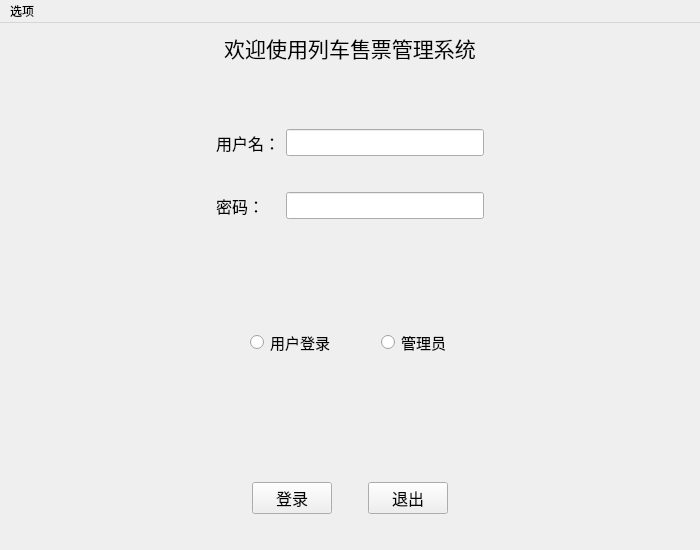
<?xml version="1.0" encoding="UTF-8"?>
<ui version="4.0">
 <class>Login</class>
 <widget class="QMainWindow" name="Login">
  <property name="geometry">
   <rect>
    <x>0</x>
    <y>0</y>
    <width>700</width>
    <height>550</height>
   </rect>
  </property>
  <property name="font">
   <font>
    <family>黑体</family>
   </font>
  </property>
  <property name="windowTitle">
   <string>登录</string>
  </property>
  <widget class="QWidget" name="centralwidget">
   <layout class="QVBoxLayout" name="verticalLayout">
    <item>
     <widget class="QLabel" name="label_3">
      <property name="sizePolicy">
       <sizepolicy hsizetype="Preferred" vsizetype="Fixed">
        <horstretch>0</horstretch>
        <verstretch>0</verstretch>
       </sizepolicy>
      </property>
      <property name="font">
       <font>
        <family>Microsoft YaHei UI</family>
        <pointsize>16</pointsize>
       </font>
      </property>
      <property name="text">
       <string>欢迎使用列车售票管理系统</string>
      </property>
      <property name="alignment">
       <set>Qt::AlignCenter</set>
      </property>
     </widget>
    </item>
    <item>
     <spacer name="verticalSpacer_2">
      <property name="orientation">
       <enum>Qt::Vertical</enum>
      </property>
      <property name="sizeType">
       <enum>QSizePolicy::Preferred</enum>
      </property>
      <property name="sizeHint" stdset="0">
       <size>
        <width>20</width>
        <height>50</height>
       </size>
      </property>
     </spacer>
    </item>
    <item>
     <widget class="QWidget" name="widget" native="true">
      <property name="sizePolicy">
       <sizepolicy hsizetype="Preferred" vsizetype="Fixed">
        <horstretch>0</horstretch>
        <verstretch>0</verstretch>
       </sizepolicy>
      </property>
      <layout class="QGridLayout" name="gridLayout">
       <item row="2" column="1">
        <widget class="QLabel" name="label_2">
         <property name="font">
          <font>
           <family>黑体</family>
           <pointsize>12</pointsize>
          </font>
         </property>
         <property name="text">
          <string>密码：</string>
         </property>
        </widget>
       </item>
       <item row="2" column="2">
        <widget class="QLineEdit" name="pswLine">
         <property name="font">
          <font>
           <family>Segoe UI</family>
           <pointsize>12</pointsize>
          </font>
         </property>
         <property name="text">
          <string/>
         </property>
         <property name="echoMode">
          <enum>QLineEdit::Password</enum>
         </property>
        </widget>
       </item>
       <item row="0" column="1">
        <widget class="QLabel" name="label">
         <property name="font">
          <font>
           <family>黑体</family>
           <pointsize>12</pointsize>
          </font>
         </property>
         <property name="text">
          <string>用户名：</string>
         </property>
        </widget>
       </item>
       <item row="0" column="2">
        <widget class="QLineEdit" name="usnLine">
         <property name="font">
          <font>
           <family>Segoe UI</family>
           <pointsize>12</pointsize>
          </font>
         </property>
         <property name="text">
          <string/>
         </property>
        </widget>
       </item>
       <item row="0" column="0">
        <spacer name="horizontalSpacer_4">
         <property name="orientation">
          <enum>Qt::Horizontal</enum>
         </property>
         <property name="sizeHint" stdset="0">
          <size>
           <width>40</width>
           <height>20</height>
          </size>
         </property>
        </spacer>
       </item>
       <item row="0" column="3">
        <spacer name="horizontalSpacer_5">
         <property name="orientation">
          <enum>Qt::Horizontal</enum>
         </property>
         <property name="sizeHint" stdset="0">
          <size>
           <width>40</width>
           <height>20</height>
          </size>
         </property>
        </spacer>
       </item>
       <item row="1" column="2">
        <spacer name="verticalSpacer">
         <property name="orientation">
          <enum>Qt::Vertical</enum>
         </property>
         <property name="sizeType">
          <enum>QSizePolicy::Fixed</enum>
         </property>
         <property name="sizeHint" stdset="0">
          <size>
           <width>30</width>
           <height>30</height>
          </size>
         </property>
        </spacer>
       </item>
      </layout>
      <zorder>label</zorder>
      <zorder>usnLine</zorder>
      <zorder>label_2</zorder>
      <zorder>pswLine</zorder>
      <zorder>horizontalSpacer_4</zorder>
      <zorder>horizontalSpacer_5</zorder>
      <zorder>verticalSpacer</zorder>
     </widget>
    </item>
    <item>
     <spacer name="verticalSpacer_5">
      <property name="orientation">
       <enum>Qt::Vertical</enum>
      </property>
      <property name="sizeHint" stdset="0">
       <size>
        <width>20</width>
        <height>40</height>
       </size>
      </property>
     </spacer>
    </item>
    <item>
     <widget class="QWidget" name="widget_3" native="true">
      <layout class="QHBoxLayout" name="horizontalLayout_2">
       <item>
        <spacer name="horizontalSpacer_6">
         <property name="orientation">
          <enum>Qt::Horizontal</enum>
         </property>
         <property name="sizeHint" stdset="0">
          <size>
           <width>40</width>
           <height>20</height>
          </size>
         </property>
        </spacer>
       </item>
       <item>
        <widget class="QRadioButton" name="users">
         <property name="font">
          <font>
           <pointsize>11</pointsize>
          </font>
         </property>
         <property name="text">
          <string>用户登录</string>
         </property>
        </widget>
       </item>
       <item>
        <spacer name="horizontalSpacer_8">
         <property name="orientation">
          <enum>Qt::Horizontal</enum>
         </property>
         <property name="sizeType">
          <enum>QSizePolicy::Minimum</enum>
         </property>
         <property name="sizeHint" stdset="0">
          <size>
           <width>40</width>
           <height>20</height>
          </size>
         </property>
        </spacer>
       </item>
       <item>
        <widget class="QRadioButton" name="admin">
         <property name="font">
          <font>
           <pointsize>11</pointsize>
          </font>
         </property>
         <property name="text">
          <string>管理员</string>
         </property>
        </widget>
       </item>
       <item>
        <spacer name="horizontalSpacer_7">
         <property name="orientation">
          <enum>Qt::Horizontal</enum>
         </property>
         <property name="sizeHint" stdset="0">
          <size>
           <width>40</width>
           <height>20</height>
          </size>
         </property>
        </spacer>
       </item>
      </layout>
     </widget>
    </item>
    <item>
     <spacer name="verticalSpacer_4">
      <property name="orientation">
       <enum>Qt::Vertical</enum>
      </property>
      <property name="sizeHint" stdset="0">
       <size>
        <width>20</width>
        <height>40</height>
       </size>
      </property>
     </spacer>
    </item>
    <item>
     <widget class="QStackedWidget" name="stackedWidget">
      <property name="currentIndex">
       <number>1</number>
      </property>
      <widget class="QWidget" name="page">
       <layout class="QHBoxLayout" name="horizontalLayout_3">
        <item>
         <widget class="QWidget" name="widget_2" native="true">
          <property name="sizePolicy">
           <sizepolicy hsizetype="Preferred" vsizetype="Fixed">
            <horstretch>0</horstretch>
            <verstretch>0</verstretch>
           </sizepolicy>
          </property>
          <layout class="QHBoxLayout" name="horizontalLayout">
           <item>
            <spacer name="horizontalSpacer">
             <property name="orientation">
              <enum>Qt::Horizontal</enum>
             </property>
             <property name="sizeHint" stdset="0">
              <size>
               <width>40</width>
               <height>20</height>
              </size>
             </property>
            </spacer>
           </item>
           <item>
            <widget class="QPushButton" name="registerBtn">
             <property name="font">
              <font>
               <family>黑体</family>
               <pointsize>12</pointsize>
              </font>
             </property>
             <property name="text">
              <string>注册</string>
             </property>
            </widget>
           </item>
           <item>
            <spacer name="horizontalSpacer_3">
             <property name="orientation">
              <enum>Qt::Horizontal</enum>
             </property>
             <property name="sizeType">
              <enum>QSizePolicy::Preferred</enum>
             </property>
             <property name="sizeHint" stdset="0">
              <size>
               <width>30</width>
               <height>20</height>
              </size>
             </property>
            </spacer>
           </item>
           <item>
            <widget class="QPushButton" name="loginBtn">
             <property name="font">
              <font>
               <family>黑体</family>
               <pointsize>12</pointsize>
              </font>
             </property>
             <property name="text">
              <string>登录</string>
             </property>
            </widget>
           </item>
           <item>
            <spacer name="horizontalSpacer_2">
             <property name="orientation">
              <enum>Qt::Horizontal</enum>
             </property>
             <property name="sizeType">
              <enum>QSizePolicy::Preferred</enum>
             </property>
             <property name="sizeHint" stdset="0">
              <size>
               <width>40</width>
               <height>20</height>
              </size>
             </property>
            </spacer>
           </item>
           <item>
            <widget class="QPushButton" name="exitBtn">
             <property name="font">
              <font>
               <family>黑体</family>
               <pointsize>12</pointsize>
              </font>
             </property>
             <property name="locale">
              <locale language="English" country="UnitedStates"/>
             </property>
             <property name="text">
              <string>退出</string>
             </property>
            </widget>
           </item>
           <item>
            <spacer name="horizontalSpacer_9">
             <property name="orientation">
              <enum>Qt::Horizontal</enum>
             </property>
             <property name="sizeType">
              <enum>QSizePolicy::Expanding</enum>
             </property>
             <property name="sizeHint" stdset="0">
              <size>
               <width>40</width>
               <height>20</height>
              </size>
             </property>
            </spacer>
           </item>
          </layout>
         </widget>
        </item>
       </layout>
      </widget>
      <widget class="QWidget" name="page_2">
       <layout class="QHBoxLayout" name="horizontalLayout_7">
        <item>
         <widget class="QWidget" name="widget_4" native="true">
          <property name="sizePolicy">
           <sizepolicy hsizetype="Preferred" vsizetype="Fixed">
            <horstretch>0</horstretch>
            <verstretch>0</verstretch>
           </sizepolicy>
          </property>
          <layout class="QHBoxLayout" name="horizontalLayout_6">
           <item>
            <spacer name="horizontalSpacer_12">
             <property name="orientation">
              <enum>Qt::Horizontal</enum>
             </property>
             <property name="sizeHint" stdset="0">
              <size>
               <width>40</width>
               <height>20</height>
              </size>
             </property>
            </spacer>
           </item>
           <item>
            <widget class="QPushButton" name="loginBtn_4">
             <property name="font">
              <font>
               <family>黑体</family>
               <pointsize>12</pointsize>
              </font>
             </property>
             <property name="text">
              <string>登录</string>
             </property>
            </widget>
           </item>
           <item>
            <spacer name="horizontalSpacer_17">
             <property name="orientation">
              <enum>Qt::Horizontal</enum>
             </property>
             <property name="sizeType">
              <enum>QSizePolicy::Fixed</enum>
             </property>
             <property name="sizeHint" stdset="0">
              <size>
               <width>30</width>
               <height>20</height>
              </size>
             </property>
            </spacer>
           </item>
           <item>
            <widget class="QPushButton" name="exitBtn_4">
             <property name="font">
              <font>
               <family>黑体</family>
               <pointsize>12</pointsize>
              </font>
             </property>
             <property name="locale">
              <locale language="English" country="UnitedStates"/>
             </property>
             <property name="text">
              <string>退出</string>
             </property>
            </widget>
           </item>
           <item>
            <spacer name="horizontalSpacer_18">
             <property name="orientation">
              <enum>Qt::Horizontal</enum>
             </property>
             <property name="sizeHint" stdset="0">
              <size>
               <width>40</width>
               <height>20</height>
              </size>
             </property>
            </spacer>
           </item>
          </layout>
         </widget>
        </item>
       </layout>
      </widget>
     </widget>
    </item>
   </layout>
  </widget>
  <widget class="QMenuBar" name="menuBar">
   <property name="geometry">
    <rect>
     <x>0</x>
     <y>0</y>
     <width>700</width>
     <height>17</height>
    </rect>
   </property>
   <widget class="QMenu" name="menu">
    <property name="title">
     <string>选项</string>
    </property>
    <widget class="QMenu" name="menuAbout">
     <property name="title">
      <string>关于</string>
     </property>
     <addaction name="actionAbout"/>
    </widget>
    <widget class="QMenu" name="menudb">
     <property name="geometry">
      <rect>
       <x>471</x>
       <y>101</y>
       <width>121</width>
       <height>94</height>
      </rect>
     </property>
     <property name="title">
      <string>数据库</string>
     </property>
     <addaction name="actionShow"/>
     <addaction name="separator"/>
     <addaction name="actionConfigdata"/>
    </widget>
    <addaction name="menudb"/>
    <addaction name="separator"/>
    <addaction name="menuAbout"/>
   </widget>
   <addaction name="menu"/>
  </widget>
  <action name="actionTicked_System">
   <property name="text">
    <string>列车售票系统</string>
   </property>
  </action>
  <action name="actionConfigdata">
   <property name="text">
    <string>配置数据库</string>
   </property>
  </action>
  <action name="actionAbout">
   <property name="text">
    <string>列车售票管理系统</string>
   </property>
  </action>
  <action name="actionShow">
   <property name="enabled">
    <bool>false</bool>
   </property>
   <property name="text">
    <string>show</string>
   </property>
  </action>
 </widget>
 <resources/>
 <connections/>
</ui>
